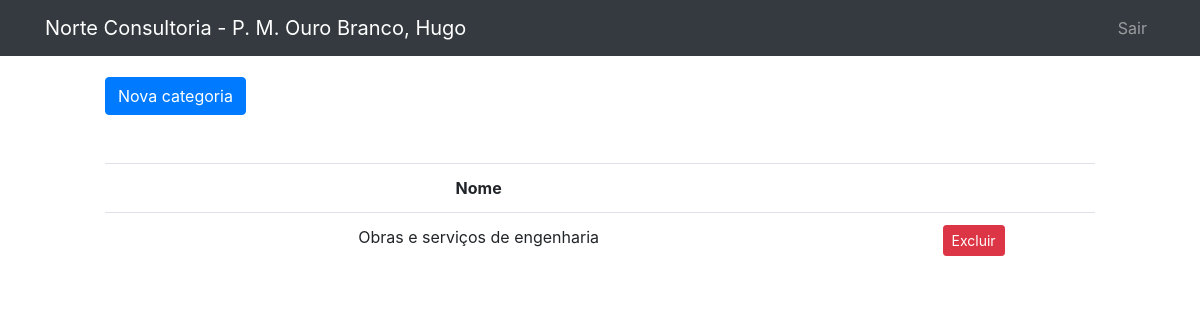
/public/categoria/listCategoria.php (signed in), run on the app's committed database.
### tables this page shows
CREATE TABLE `orgao_atual` (
  `nome_orgao_atual` varchar(50) NOT NULL,
  `id_orgao_atual` int(11) NOT NULL,
  `exercicio_atual` int(11) DEFAULT NULL
);

CREATE TABLE `usuario` (
  `id_usuario` int(11) NOT NULL,
  `login` varchar(30) NOT NULL,
  `senha` varchar(200) NOT NULL,
  `nome` varchar(100) DEFAULT NULL
);

CREATE TABLE `categoria` (
  `id_categoria` int(11) NOT NULL,
  `categoria` varchar(100) NOT NULL
);

### public/categoria/listCategoria.php (the view, shortened to what this page needs)
<?php
include("../../data/connection.php");
include("../Template/header.php");
$sql = "SELECT * FROM categoria";
$dadosOrgao = $connection->query($sql);
if ($dadosOrgao->num_rows > 0) {
?>
    <div style="margin-left: 100px; margin-right: 100px;">
        <br>
        <div class="buttons">
            <a href="../categoria/createCategoria.php" class="btn btn-primary">Nova categoria</a>
        </div>
        <br>
        <br>
        <table class="table" style="text-align: center;">
            <tr>
                <th>Nome</th>
                <th></th>
            </tr>
            <?php
            while ($exibir = $dadosOrgao->fetch_assoc()) {
            ?>
                <tr>
                    <td><?php echo $exibir["categoria"] ?></td>
                    <td>
                        <button type="submit" class="btn btn-danger btn-sm" formmethod="post">
                            <a href="deleteCategoria.php?id=<?php echo $exibir["id_categoria"] ?>" style="text-decoration: none; color: white"> Excluir </a>
                        </button>
                    </td>
                </tr>
            <?php
            }
            ?>
        </table>
    </div>
     <?php
}
?>

### public/Template/header.php (shortened to what this page needs)
<?php
include("../../data/connection.php");
?>
<!DOCTYPE html>
<html lang="en">
<head>
  <link rel="stylesheet" href="https://maxcdn.bootstrapcdn.com/bootstrap/4.5.2/css/bootstrap.min.css">
  <link rel="stylesheet" href="../styles/main.css" />
</head>
<?php
$orgao = '';
$firstname='';
if (isset($_SESSION['logado'])) {
  $idu=$_SESSION['logado'];
  $sqlQuery2="SELECT nome FROM usuario where id_usuario=$idu";
  $usuarioatual = $connection->query($sqlQuery2);
  if ($usuarioatual->num_rows > 0) {
    while ($row = $usuarioatual->fetch_assoc()) {
      $user = $row['nome'];
      $pieces = explode(" ", $user);
      $firstname=", ".$pieces[0];
?>
<?php
    }
  }
  $sqlQuery = "SELECT nome_orgao_atual,exercicio_atual FROM orgao_atual where id_orgao_atual=1";
  $orgaoatual = $connection->query($sqlQuery);
  if ($orgaoatual->num_rows > 0) {
    while ($row = $orgaoatual->fetch_assoc()) {
      $orgao = '- ' . $row['nome_orgao_atual'];
?>
<?php
    }
  }
}
?>
<body>
  <nav class="navbar navbar-expand-lg navbar-dark bg-dark fixed-top">
    <div class="container">
      <a class="navbar-brand" href="../home/home.php">Norte Consultoria <?php echo $orgao.$firstname ?></a>
      <div class="collapse navbar-collapse" id="navbarResponsive">
        <ul class="navbar-nav ml-auto">
          <?php
          if (isset($_SESSION['logado'])) {
          ?>
            <li class="nav-item">
              <a class="nav-link" href="../login/sair.php">Sair</a>
            </li>
          <?php
          }
          ?>
        </ul>
      </div>
    </div>
  </nav>
  <br>
  <br>
</body>
</html>

### public/Styles/main.css (style rules this page uses)
body { padding: 5px; }

### data on the page
orgao_atual: nome_orgao_atual "- P. M. Ouro Branco"
usuario: nome ", Hugo"
categoria: categoria "Obras e serviços de engenharia"
